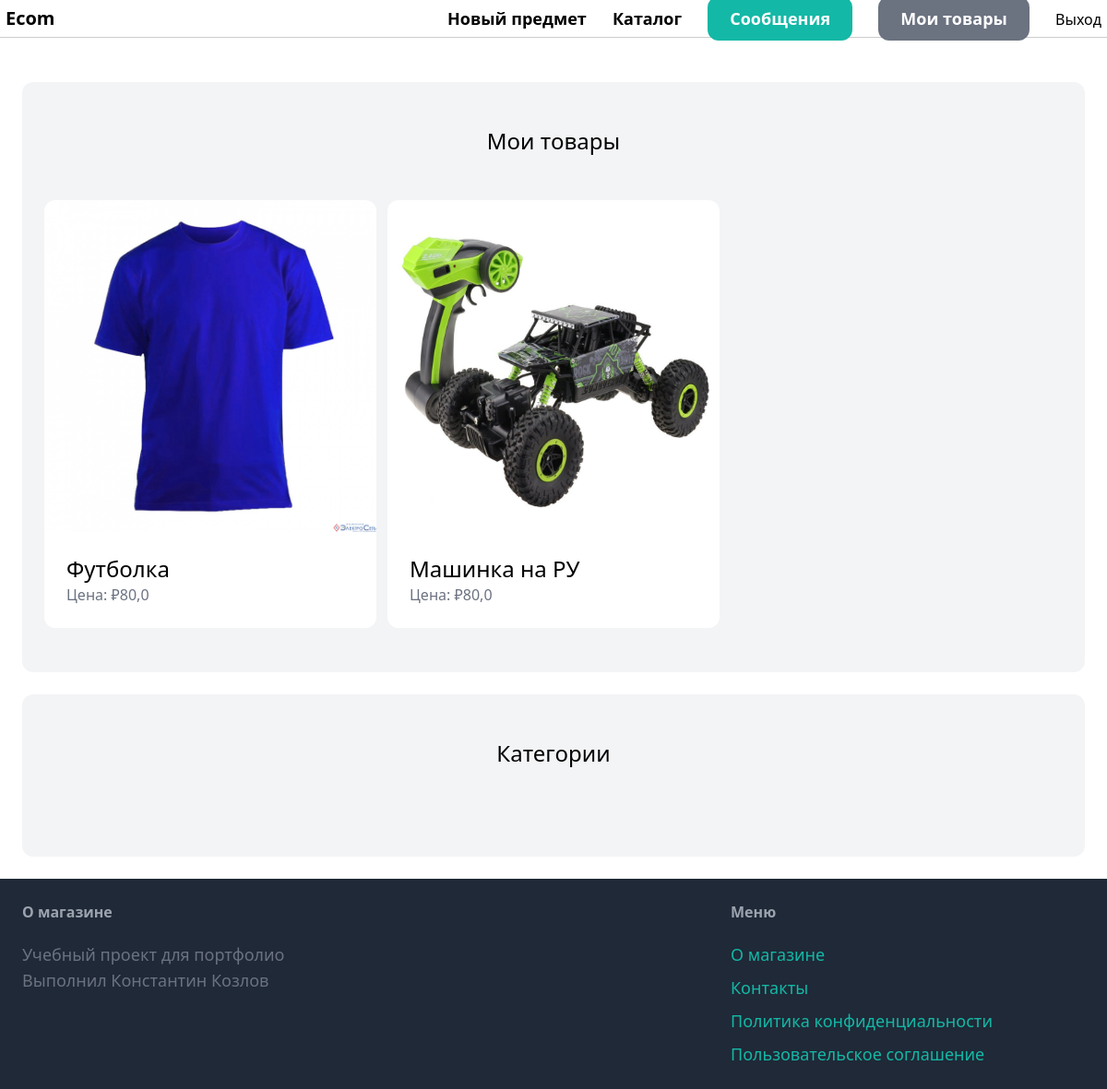
The page /dashboard/ (signed in) on the database its author committed.
### item/models.py (models this page shows, shortened)
class Item(models.Model):
    category = models.ForeignKey(Category, related_name='items', on_delete=models.CASCADE)
    name = models.CharField(max_length=255)
    description = models.TextField(blank=True, null=True)
    price = models.FloatField()
    image = models.ImageField(upload_to='item_images', blank=True, null=True)
    is_sold = models.BooleanField(default=False)
    created_at = models.DateTimeField(auto_now_add=True)
    created_by = models.ForeignKey(User, related_name='items', on_delete=models.CASCADE)

### dashboard/views.py (the view)
# urls.py: path("", views.index, name="index"),
@login_required
def index(request):
    items = Item.objects.filter(created_by=request.user)
    return render(request, 'dashboard/index.html', {
        'items': items
    })

### dashboard/templates/dashboard/index.html (shortened to what this page needs)
{% extends 'core/base.html' %}
{% block content %}
    <div class="mt-6 px-6 py-12 bg-gray-100 rounded-xl">
        <h2 class="mb-12 text-2xl text-center">Мои товары</h2>
        <div class="grid grid-cols-3 gap-3">
            {% for item in items %}
                <div>
                    <a href="{% url 'item:detail' item.id %}">
                        <div>
                            <img src="{{ item.image.url }}" alt="{{ item.name }}" class="rounded-t-xl">
                        </div>
                        <div class="p-6 bg-white rounded-b-xl">
                            <h2 class="text-2xl">{{ item.name }}</h2>
                            <p class="text-gray-500">Цена: ₽{{ item.price }}</p>
                        </div>
                    </a>
                </div>
            {% endfor %}
        </div>
    </div>
    <div class="mt-6 px-6 py-12 bg-gray-100 rounded-xl">
        <h2 class="mb-12 text-2xl text-center">Категории</h2>
    </div>
{% endblock %}

### rows shown on the page
Item: image (picture), name "Футболка", price "80,0"
Item: image (picture), name "Машинка на РУ", price "80,0"
